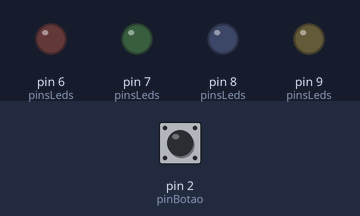
Bench run of a sketch on a simulated Arduino Uno, built with avr-gcc and run on an emulated ATmega328P. Parts: output pins drawn as LEDs (lit = HIGH). Inputs (shaded band) come from the test bench; at power-on: pin 2 (pinBotao) LOW.

Above: at 1.2 s.
1.3 s: pin 2 (pinBotao) pulled HIGH for 0.15 s
At 1.7 s:
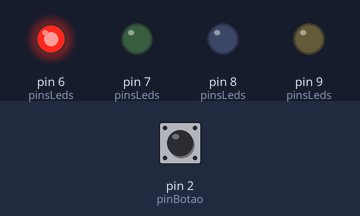
4.4 s: pin 2 (pinBotao) pulled HIGH for 1 s
At 5.3 s:
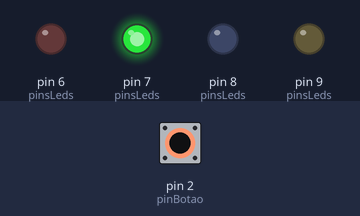
7.9 s: pin 2 (pinBotao) pulled HIGH for 3.2 s
At 9.3 s:
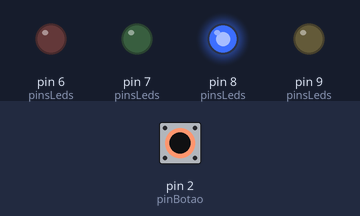
Timing chart, 0 to 14.0 s (numbered marks = the images above; inputs shaded):
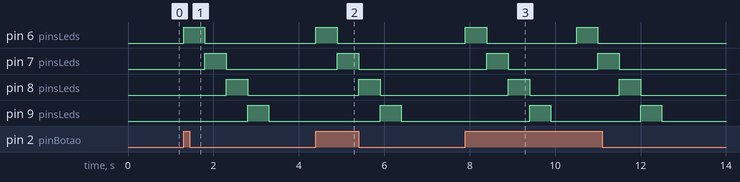

Measured:
- after the input at 1.3 s, pin 6 (pinsLeds): LOW → HIGH at once, → LOW 0.50 s later; pin 7 (pinsLeds): LOW → HIGH after 0.50 s, → LOW 0.50 s later; pin 8 (pinsLeds): LOW → HIGH after 1.0 s, → LOW 0.50 s later; pin 9 (pinsLeds): LOW → HIGH after 1.5 s, → LOW 0.50 s later
- after the input at 4.4 s, pin 6 (pinsLeds): LOW → HIGH at once, → LOW 0.50 s later; pin 7 (pinsLeds): LOW → HIGH after 0.50 s, → LOW 0.50 s later; pin 8 (pinsLeds): LOW → HIGH after 1.0 s, → LOW 0.50 s later; pin 9 (pinsLeds): LOW → HIGH after 1.5 s, → LOW 0.50 s later
- after the input at 7.9 s, pin 6 (pinsLeds): alternates HIGH for 0.50 s and LOW for 2.1 s, 4 changes in all, then stays LOW, starting at once; pin 7 (pinsLeds): alternates HIGH for 0.50 s and LOW for 2.1 s, 4 changes in all, then stays LOW, starting after 0.50 s

The sketch:

sketch.ino
```cpp
int pinBotao = 2;
int pinsLeds[4] = {6, 7, 8, 9};
int statusLeds[4] = {0, 0, 0, 0};

void setup() {
  // put your setup code here, to run once:
  pinMode(pinBotao, INPUT);
  for(int a=6; a<=9; a++) {
    pinMode(a, OUTPUT);
  }
}

void loop() {
  // put your main code here, to run repeatedly:
  int press;

  press = digitalRead(pinBotao);

  if(press == HIGH) {
    animar();
  }

  delay(100);
}

void animar() {
  for(int a=6; a<=10; a++) {
    zerar();
    if(a < 10) {
      statusLeds[a] = 1;
    }
    ascender();
    delay(500);
  }
}

void zerar() {
  for(int a=6; a<=9; a++) {
    statusLeds[a] = 0;
  }
}

void ascender() {
  for(int a=6; a<=9; a++) {
    digitalWrite(a, statusLeds[a]);
  }
}
```
